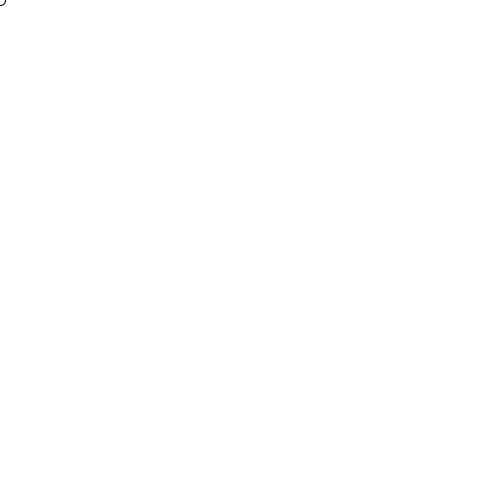
Frame 1 (no input)
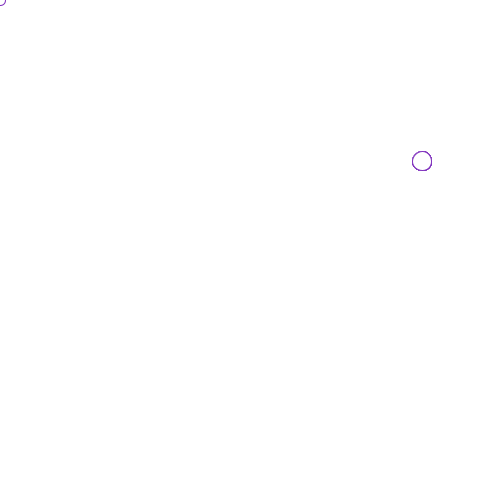
Frame 60 (the mouse pressed at the canvas centre just before this capture)
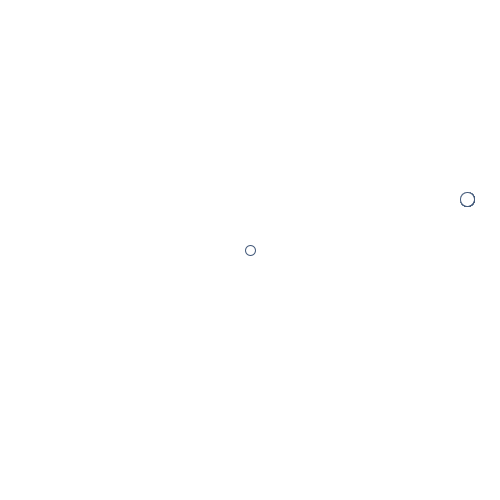
Frame 120 (the mouse held since frame 60 and released just before this capture)

The Processing sketch that drew these frames (run headless with seeded random() and noise(); from frame 60 on, the mouse is pressed at the canvas centre):

// Processing sketch: Lab_10_catchCircles
// ── Lab_10_catchCircles.pde
int x, y, radius;
int frameCounter = 0;
int miss, hit;
int[] circles;
 
void setup(){
  size(500, 500);
  frameRate(30);
  circles = new int[10];
}

void randomProperties(){
  stroke(random(0, 200), random(0, 200), random(0, 200));
  radius = int(random(10, 50));
  x = int(random(radius / 2, width - radius / 2));
  y = int(random(radius / 2, height - radius / 2));
}

void draw(){
  background(255);
  frameCounter %= 60;
  if(frameCounter == 59){
    randomProperties();
  }
  for(int i = 0; i < circles.length; i++){
    circle(x, y, radius);
  }
  circle(mouseX, mouseY, 10);
  frameCounter += 1;
}

void mousePressed(){
  if((mouseX < x - radius / 2 || mouseX > x + radius / 2)
  || (mouseY < y - radius / 2 || mouseY > y + radius / 2)){
    randomProperties();
    frameCounter = 1;
    miss ++;
    println("?"+miss);
  }else{
    
    randomProperties();
    frameCounter = 1;
    hit++;
    println(";)"+hit);
  }
}
